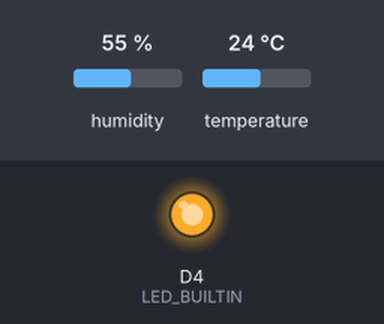
The sketch below on a simulated ESP8266 (Wemos D1 mini). Shown: output pins drawn as LEDs (lit = HIGH, except the on-board LED, lit = LOW). Inputs (shaded band) come from the test bench; at power-on: humidity 55 %, temperature 24 °C. WiFi joins after 1.5 s; servers stay silent unless stated; uploads are accepted with an empty reply; what the sketch prints to the serial monitor is not drawn. At 2.8 s the program puts the board to deep sleep or switches it off; the recording ends there.

Above: at 0.1 s.
Timing chart, 0 to 2.8 s (numbered marks = the images above):
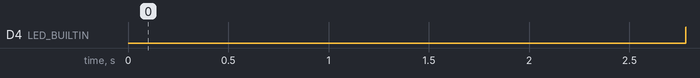

The sketch:

client_sensor.ino
```cpp
/*Make sure the Wemos is not in deep sleep
 * Hold the reset button prior to uploading
 * See here: https://www.reddit.com/r/esp8266/comments/7398fn/resetting_wemos_d1_mini/
 */


#include <ESP8266WiFi.h>
#include <DHT.h>


// Pins
#define DHTPIN D3


// Wifi network
const char* ssid     = "<ssid>";      // SSID
const char* password = "<pass>";      // Password

// Host server
const char* host = "<ip>"; // Raspberry pi on network
const int   port = 000000; // Webserver

// Client info and payload content
const char* device_id = "ESP_018D15";
const char* firmware_version = "1.2";
const char* message_type = "temp_and_humidity";
const char* extra_flags = "";

// Frequency
const int   sleeptime_millis = 5*1000;     // Time between request attempts
const int   deepsleep_seconds = 20*60;     // deep sleep

// DHT temp sensor
DHT dht(DHTPIN, DHT22);

// measured vals
float val_humidity;
float val_temperature;


/*
 * Setup things
 */
void setup() {
  Serial.begin(115200);
  Serial.println();
  Serial.print("version");
  Serial.print(firmware_version);
  Serial.println();

  //Set pin modes and turn on onboard led
  pinMode(LED_BUILTIN, OUTPUT);
  digitalWrite(LED_BUILTIN, LOW);

  //Connect the Wifi
  connect_ssid();

  // Open a client
  WiFiClient client;
  //Attempt to connect
  if (!client.connect(host, port)) {
    Serial.println("connection to host failed");
    //Try again in 5 minutes
    ESP.deepSleep(5 * 60 * 1000000);
   }

  //Get temp and humid
  val_humidity = dht.readHumidity();
  val_temperature = dht.readTemperature();

  //Test for failed reading. Deep sleep for one minute if so
  if (isnan(val_humidity) || isnan(val_temperature)){
    ESP.deepSleep(1 * 60 * 1000000);
  }


  //craft the payload in the url
  String url = "/iot_log/?";
  url += "device_id=";  url += device_id;
  url += "&device_ip=";  url += WiFi.localIP().toString();
  url += "&message_type="; url += message_type;
  url += "&humidity=";  url += val_humidity;
  url += "&temperature=";  url += val_temperature;
  url += "&deepsleep_seconds=";  url += deepsleep_seconds;
  url += "&firmware_version="; url+= firmware_version;
  url += extra_flags;


  // send the request to the server (and serial)
  Serial.println(url);
  client.print(String("GET ") + url + " HTTP/1.1\r\n" +
               "Host: " + host + "\r\n" +
               "Connection: close\r\n\r\n");


  // Timeout for response
  unsigned long timeout = millis();
  while (client.available() == 0) {
    if (millis() - timeout > 5000) {
      Serial.println(">>> Client Timeout !");
      client.stop();
      //Try again in 5 minutes
      ESP.deepSleep(5 * 60 * 1000000);
    }
  }

  // Report response to Serial
  while(client.available()){
    String line = client.readStringUntil('\r');
    Serial.print(line);
  }
  Serial.println("");

  // Stop the client
  client.stop();
  //Turn off the led
  digitalWrite(LED_BUILTIN, HIGH);

  //Deep sleep
  Serial.println("Deep sleep");
  ESP.deepSleep(deepsleep_seconds * 1000000); // Connect D0 and RST to wake up after sleep time
}


/*
 * Main loop
 * Unused
 */
void loop() {
}


/*
 * Wifi functions
 */
void connect_ssid(){
  Serial.print("Connecting to ");
  Serial.println(ssid);

  WiFi.begin(ssid, password);
  while (WiFi.status() != WL_CONNECTED) {
    delay(500);
    Serial.print(".");
  }

  Serial.println("");
  Serial.println("WiFi connected");
  Serial.println("IP address: ");
  Serial.println(WiFi.localIP());

}
```

Measured:
- by itself, D4 (LED_BUILTIN): LOW → HIGH at 2.8 s
